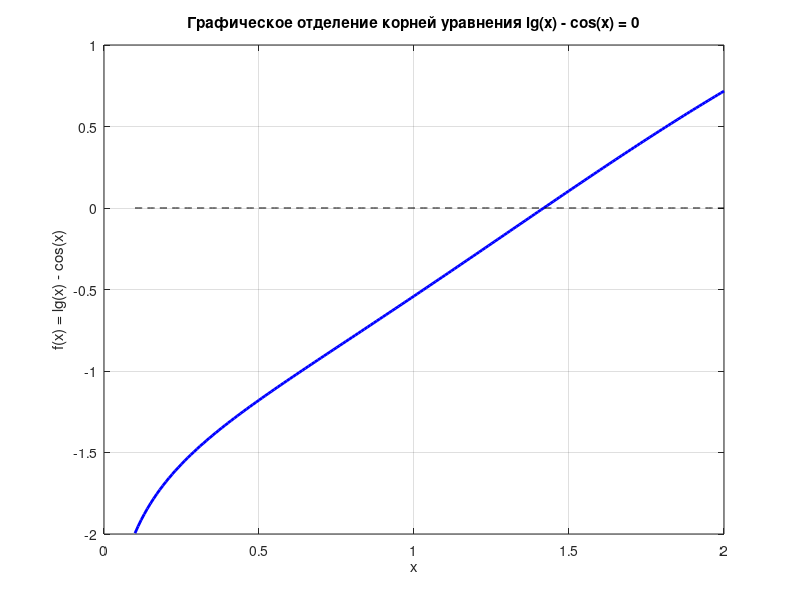

Write MATLAB code to recreate this figure.
clear; clc; close all;

f1 = @(x) log10(x) - cos(x);

x = 0.1:0.01:2; 
y = arrayfun(f1, x);

figure(1);
plot(x, y, 'b-', 'LineWidth', 2);
hold on;
plot(x, zeros(size(x)), 'k--');
xlabel('x');
ylabel('f(x) = lg(x) - cos(x)');
title('Графическое отделение корней уравнения lg(x) - cos(x) = 0');
grid on;
hold off;

for i = 1:length(x)-1
    if y(i) * y(i+1) < 0
        fprintf('Корень находится на интервале [%.3f, %.3f]\n', x(i), x(i+1));
    end
end
